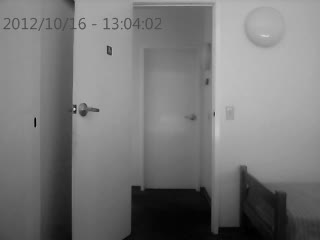
#> input picture frame 39 of Desafio Standford/output.avi, 320 x 240 px
$ python video.py
#> lines starting #> are read from the running program, lines starting #| are printed output that depends on the picture; after the words box and inside, x2 and y2 are one past the last pixel; in counts of white or black regions, pixels touching at a corner belong together
import cv2
import numpy as np
cap = cv2.VideoCapture('output.avi')  # Substitua 'seu_video.mp4' pelo caminho do seu vídeo

fgbg = cv2.createBackgroundSubtractorMOG2()

while True:
    ret, frame = cap.read()
#> frame is the input picture: shape (240, 320, 3); min 0, max 215, mean 120
    if not ret:
        break

    # Aplicar a subtração de fundo no quadro atual
    fgmask = fgbg.apply(frame)
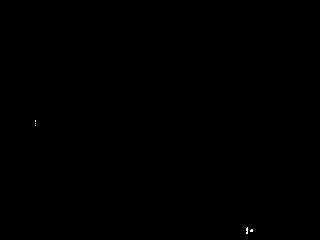
#> fgmask: shape (240, 320); values 127 (black) and 255 (white), 0.03% white in thin lines or dots, all inside (x1, y1, x2, y2) = (35, 120, 253, 234)

    # Aplicar uma operação de limiarização para segmentar os objetos em movimento
    threshold = 50  # Ajuste esse valor conforme necessário
    _, thresh = cv2.threshold(fgmask, threshold, 255, cv2.THRESH_BINARY)
#> thresh: shape (240, 320); every value is 255

    # Encontrar contornos dos objetos em movimento
    contours, _ = cv2.findContours(thresh, cv2.RETR_EXTERNAL, cv2.CHAIN_APPROX_SIMPLE)
#> contours = [[[0, 0], [0, 239], [319, 239], [319, 0]]]

    # Desenhar retângulos ao redor dos objetos em movimento
    for contour in contours:
        if cv2.contourArea(contour) > 100:  # Ajuste essa área mínima conforme necessário
            x, y, w, h = cv2.boundingRect(contour)
            cv2.rectangle(frame, (x, y), (x + w, y + h), (0, 255, 0), 2)
#> this loop made 1 pass
#> (contour, x, y, w, h) on pass 1: ([[0, 0], [0, 239], [319, 239], [319, 0]], 0, 0, 320, 240)
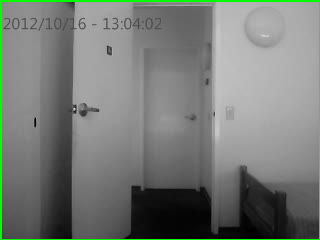
#> frame: shape (240, 320, 3); 2.18% of pixels changed, all inside (x1, y1, x2, y2) = (0, 0, 320, 240)

    # Mostrar o quadro resultante
    cv2.imshow('Detecção de Movimento', frame)

    if cv2.waitKey(30) & 0xFF == 27:  # Pressione a tecla 'Esc' para sair
#> (key Esc is pressed here)
        break

cap.release()
cv2.destroyAllWindows()

$ run again, starting later in the video
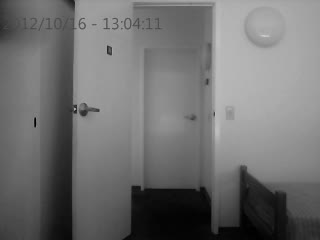
#> input picture frame 317 of Desafio Standford/output.avi, 320 x 240 px
#> frame is the input picture: shape (240, 320, 3); min 0, max 204, mean 111.9
#> fgmask: shape (240, 320); values 127 (black) and 255 (white), 0.03% white in thin lines or dots, all inside (x1, y1, x2, y2) = (35, 119, 258, 240)
#> thresh: shape (240, 320); every value is 255
#> contours = [[[0, 0], [0, 239], [319, 239], [319, 0]]]
#> the loop `for contour in contours:` made 1 pass
#> (contour, x, y, w, h) on pass 1: ([[0, 0], [0, 239], [319, 239], [319, 0]], 0, 0, 320, 240)
#> after the loop `for contour in contours:`:
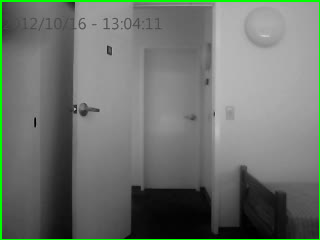
#> frame: shape (240, 320, 3); 2.18% of pixels changed, all inside (x1, y1, x2, y2) = (0, 0, 320, 240)
